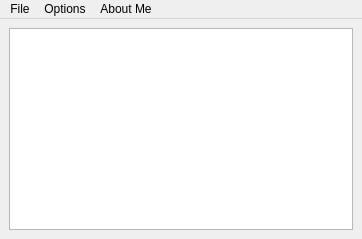
<?xml version="1.0" encoding="UTF-8"?>
<ui version="4.0">
 <class>MainWindow</class>
 <widget class="QMainWindow" name="MainWindow">
  <property name="geometry">
   <rect>
    <x>0</x>
    <y>0</y>
    <width>362</width>
    <height>239</height>
   </rect>
  </property>
  <property name="windowTitle">
   <string>MainWindow</string>
  </property>
  <widget class="QWidget" name="centralwidget">
   <layout class="QHBoxLayout" name="horizontalLayout">
    <item>
     <widget class="QTextEdit" name="textEdit"/>
    </item>
   </layout>
  </widget>
  <widget class="QMenuBar" name="menuBar">
   <property name="geometry">
    <rect>
     <x>0</x>
     <y>0</y>
     <width>362</width>
     <height>17</height>
    </rect>
   </property>
   <widget class="QMenu" name="menuFile">
    <property name="title">
     <string>File</string>
    </property>
    <addaction name="actionNew"/>
    <addaction name="separator"/>
    <addaction name="actionOpen"/>
    <addaction name="separator"/>
    <addaction name="actionSave"/>
    <addaction name="separator"/>
    <addaction name="actionSave_As"/>
   </widget>
   <widget class="QMenu" name="menuOptions">
    <property name="title">
     <string>Options</string>
    </property>
    <addaction name="actionUndo"/>
    <addaction name="actionRedo"/>
    <addaction name="separator"/>
    <addaction name="actionBold"/>
    <addaction name="actionSuper_Script"/>
    <addaction name="actionSubscript"/>
    <addaction name="separator"/>
    <addaction name="actionCopy"/>
    <addaction name="actionPaste"/>
    <addaction name="actionCut"/>
    <addaction name="separator"/>
    <addaction name="actionFonts"/>
   </widget>
   <widget class="QMenu" name="menuAbout_Me">
    <property name="title">
     <string>About Me</string>
    </property>
    <addaction name="separator"/>
    <addaction name="actionAbout"/>
   </widget>
   <addaction name="menuFile"/>
   <addaction name="menuOptions"/>
   <addaction name="menuAbout_Me"/>
  </widget>
  <action name="actionFile">
   <property name="text">
    <string>File</string>
   </property>
   <property name="toolTip">
    <string>File</string>
   </property>
  </action>
  <action name="actionNew">
   <property name="text">
    <string>New</string>
   </property>
  </action>
  <action name="actionOpen">
   <property name="text">
    <string>Open</string>
   </property>
  </action>
  <action name="actionSave">
   <property name="text">
    <string>Save</string>
   </property>
  </action>
  <action name="actionSave_As">
   <property name="text">
    <string>Save As</string>
   </property>
  </action>
  <action name="actionExit">
   <property name="text">
    <string>Exit</string>
   </property>
  </action>
  <action name="actionUndo">
   <property name="text">
    <string>Undo</string>
   </property>
  </action>
  <action name="actionRedo">
   <property name="text">
    <string>Redo</string>
   </property>
  </action>
  <action name="actionBold">
   <property name="text">
    <string>Bold</string>
   </property>
  </action>
  <action name="actionSuper_Script">
   <property name="text">
    <string>Super Script</string>
   </property>
  </action>
  <action name="actionSubscript">
   <property name="text">
    <string>Sub script</string>
   </property>
  </action>
  <action name="actionCopy">
   <property name="text">
    <string>Copy</string>
   </property>
   <property name="shortcut">
    <string>Ctrl+C</string>
   </property>
  </action>
  <action name="actionPaste">
   <property name="text">
    <string>Paste</string>
   </property>
   <property name="shortcut">
    <string>Ctrl+V</string>
   </property>
  </action>
  <action name="actionCut">
   <property name="text">
    <string>Cut</string>
   </property>
   <property name="shortcut">
    <string>Ctrl+X</string>
   </property>
  </action>
  <action name="actionAbout">
   <property name="text">
    <string>About</string>
   </property>
  </action>
  <action name="actionFonts">
   <property name="text">
    <string>Fonts</string>
   </property>
  </action>
 </widget>
 <resources/>
 <connections/>
</ui>
